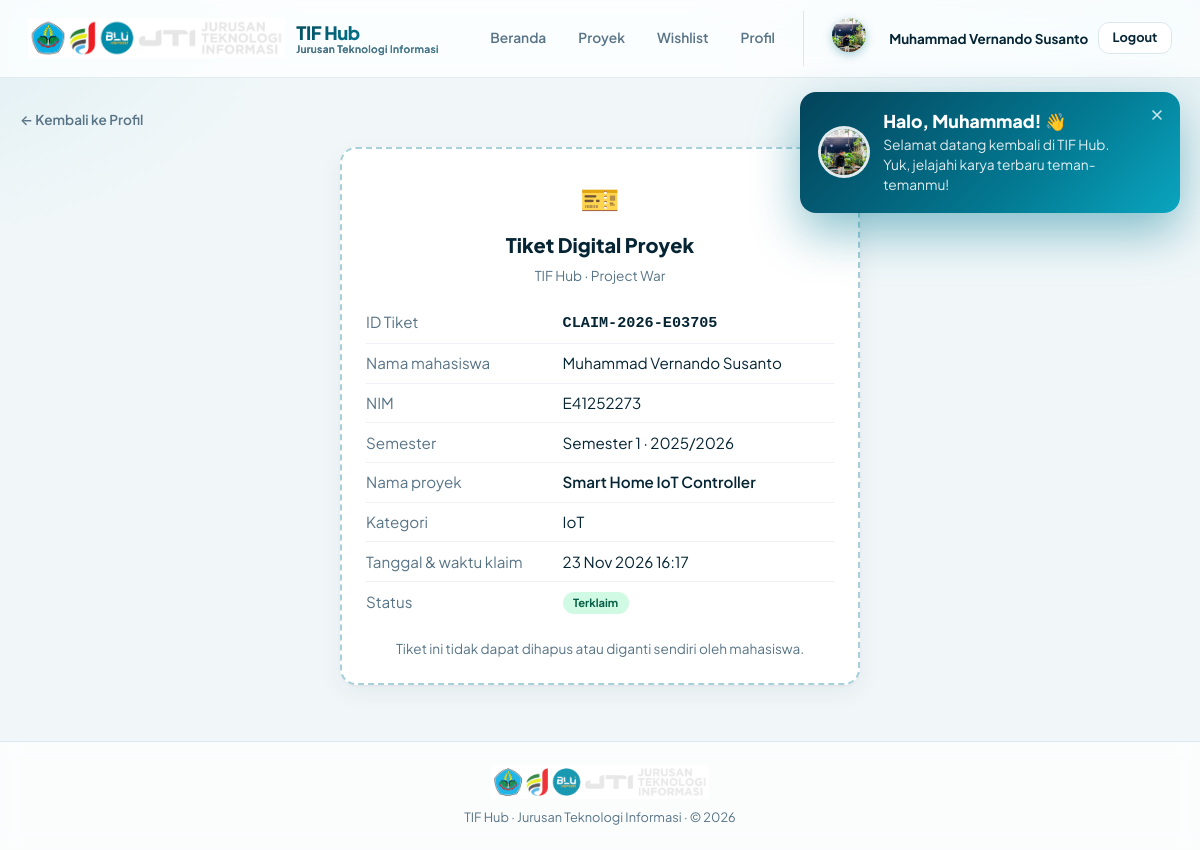
The page /claims/1 (signed in) on the database its author committed.
### tables this page shows
CREATE TABLE `users` (
  `id` int(10) UNSIGNED NOT NULL,
  `nim` varchar(20) DEFAULT NULL,
  `name` varchar(100) NOT NULL,
  `email` varchar(150) NOT NULL,
  `password` varchar(255) NOT NULL,
  `role` enum('mahasiswa','admin') NOT NULL DEFAULT 'mahasiswa',
  `class` varchar(20) DEFAULT NULL,
  `semester` tinyint(3) UNSIGNED DEFAULT NULL,
  `status` enum('active','inactive') NOT NULL DEFAULT 'active',
  `avatar` varchar(255) DEFAULT NULL,
  `created_at` datetime NOT NULL DEFAULT current_timestamp(),
  `updated_at` datetime NOT NULL DEFAULT current_timestamp() ON UPDATE current_timestamp()
);

CREATE TABLE `project_claims` (
  `id` int(10) UNSIGNED NOT NULL,
  `ticket_code` varchar(32) NOT NULL,
  `project_id` int(10) UNSIGNED NOT NULL,
  `user_id` int(10) UNSIGNED NOT NULL,
  `semester_id` int(10) UNSIGNED NOT NULL,
  `claimed_at` datetime NOT NULL,
  `status` enum('claimed','revoked') NOT NULL DEFAULT 'claimed',
  `created_at` datetime NOT NULL DEFAULT current_timestamp()
);

CREATE TABLE `semesters` (
  `id` int(10) UNSIGNED NOT NULL,
  `name` varchar(50) NOT NULL,
  `code` varchar(20) NOT NULL,
  `academic_year` varchar(20) DEFAULT NULL,
  `created_at` datetime NOT NULL DEFAULT current_timestamp()
);

CREATE TABLE `projects` (
  `id` int(10) UNSIGNED NOT NULL,
  `title` varchar(200) NOT NULL,
  `slug` varchar(220) NOT NULL,
  `description` text NOT NULL,
  `short_desc` varchar(300) DEFAULT NULL,
  `thumbnail` varchar(255) DEFAULT NULL,
  `category_id` int(10) UNSIGNED DEFAULT NULL,
  `semester_id` int(10) UNSIGNED DEFAULT NULL,
  `course_name` varchar(150) DEFAULT NULL,
  `academic_year` varchar(20) DEFAULT NULL,
  `technologies` varchar(500) DEFAULT NULL,
  `github_url` varchar(500) DEFAULT NULL,
  `demo_url` varchar(500) DEFAULT NULL,
  `is_published` tinyint(1) NOT NULL DEFAULT 1,
  `is_claimable` tinyint(1) NOT NULL DEFAULT 1,
  `view_count` int(10) UNSIGNED NOT NULL DEFAULT 0,
  `created_by` int(10) UNSIGNED DEFAULT NULL,
  `created_at` datetime NOT NULL DEFAULT current_timestamp(),
  `updated_at` datetime NOT NULL DEFAULT current_timestamp() ON UPDATE current_timestamp()
);

CREATE TABLE `categories` (
  `id` int(10) UNSIGNED NOT NULL,
  `name` varchar(80) NOT NULL,
  `slug` varchar(80) NOT NULL,
  `type` enum('project','ticket','both') NOT NULL DEFAULT 'project',
  `icon` varchar(50) DEFAULT NULL,
  `created_at` datetime NOT NULL DEFAULT current_timestamp()
);

### app/Controllers/ClaimController.php (called while the page is built, shortened)
<?php
class ClaimController extends Controller
{
    private ProjectClaim $claimModel;
    public function __construct()
    {
        $this->claimModel = new ProjectClaim();
    }
    public function show(string $id): void
    {
        $claim = $this->claimModel->findOwnedByUser((int) $id, (int) Auth::id());
        $this->view('claims/ticket', [
            'title' => 'Tiket ' . $claim['ticket_code'] . ' - TIF Hub',
            'user'  => Auth::user(),
            'claim' => $claim,
        ]);
    }
}

### public/index.php (called while the page is built, shortened)
<?php
spl_autoload_register(function (string $class): void {
    $prefix = 'App\\';
    $baseDir = dirname(__DIR__) . '/app/';
    $relativeClass = substr($class, strlen($prefix));
    $file = $baseDir . str_replace('\\', '/', $relativeClass) . '.php';
});
require dirname(__DIR__) . '/app/Helpers/helpers.php';
$router = new \App\Core\Router();
$router->dispatch();

### config/database.php (called while the page is built)
<?php
return [
    'host'     => getenv('DB_HOST') ?: '127.0.0.1',
    'port'     => getenv('DB_PORT') ?: '3306',
    'dbname'   => getenv('DB_NAME') ?: 'tif_hub',
    'username' => getenv('DB_USER') ?: 'root',
    'password' => getenv('DB_PASS') ?: '',
    'charset'  => 'utf8mb4',
    'options'  => [
        PDO::ATTR_ERRMODE            => PDO::ERRMODE_EXCEPTION,
        PDO::ATTR_DEFAULT_FETCH_MODE => PDO::FETCH_ASSOC,
        PDO::ATTR_EMULATE_PREPARES   => false,
    ],
];

### app/Core/Database.php (called while the page is built, shortened)
<?php
class Database
{
    private static ?PDO $instance = null;
    public static function getInstance(): PDO
    {
        if (self::$instance === null) {
            $config = require __DIR__ . '/../../config/database.php';
            $dsn = sprintf(
                'mysql:host=%s;port=%s;dbname=%s;charset=%s',
                $config['host'],
                $config['port'],
                $config['dbname'],
                $config['charset']
            );
            try {
                self::$instance = new PDO(
                    $dsn,
                    $config['username'],
                    $config['password'],
                    $config['options']
                );
            } catch (PDOException $e) {
                if (getenv('APP_DEBUG') === 'true') {
                    die('Database Connection Error: ' . $e->getMessage());
                }
                die('Database connection failed. Please try again later.');
            }
        }
        return self::$instance;
    }
}

### app/Core/Session.php (called while the page is built, shortened)
<?php
class Session
{
    public static function get(string $key, mixed $default = null): mixed
    {
        return $_SESSION[$key] ?? $default;
    }
    public static function flash(string $key, mixed $value = null): mixed
    {
        $value = self::get('_flash_' . $key);
        return $value;
    }
}

### app/Core/Auth.php (called while the page is built, shortened)
<?php
class Auth
{
    public static function user(): ?array
    {
        if (!Session::has('user_avatar')) {
            try {
                $row = (new \App\Models\User())->find((int) Session::get('user_id'));
            } catch (\Throwable $e) {
            }
        }
        return [
            'id'       => Session::get('user_id'),
            'nim'      => Session::get('user_nim'),
            'name'     => Session::get('user_name'),
            'email'    => Session::get('user_email'),
            'role'     => Session::get('user_role'),
            'class'    => Session::get('user_class'),
            'semester' => Session::get('user_semester'),
            'avatar'   => Session::get('user_avatar') ?: null,
        ];
    }
    public static function id(): ?int
    {
        return Session::get('user_id');
    }
}

### app/Core/Model.php (called while the page is built, shortened)
<?php
class Model
{
    protected PDO $db;
    protected string $table;
    public function __construct()
    {
        $this->db = Database::getInstance();
    }
    public function find(int $id): ?array
    {
        $stmt = $this->db->prepare("SELECT * FROM {$this->table} WHERE id = ?");
        $stmt->execute([$id]);
        $result = $stmt->fetch();
        return $result ?: null;
    }
}

### app/Models/ProjectClaim.php (called while the page is built, shortened)
<?php
class ProjectClaim extends Model
{
    public function findOwnedByUser(int $claimId, int $userId): ?array
    {
        $sql = "SELECT pc.*, p.title AS project_title, p.slug AS project_slug, p.course_name,
                       p.technologies, c.name AS category_name,
                       s.name AS semester_name, s.code AS semester_code, s.academic_year,
                       u.name AS student_name, u.nim AS student_nim
                FROM project_claims pc
                JOIN projects p ON p.id = pc.project_id
                LEFT JOIN categories c ON c.id = p.category_id
                JOIN semesters s ON s.id = pc.semester_id
                JOIN users u ON u.id = pc.user_id
                WHERE pc.id = ? AND pc.user_id = ?
                LIMIT 1";
        $stmt = $this->db->prepare($sql);
        $stmt->execute([$claimId, $userId]);
        $row = $stmt->fetch();
        return $row ?: null;
    }
}

### app/Helpers/helpers.php (called while the page is built, shortened)
<?php
function e(?string $value): string
{
    return htmlspecialchars($value ?? '', ENT_QUOTES, 'UTF-8');
}
function asset(string $path): string
{
    $path = ltrim($path, '/');
    $file = dirname(__DIR__, 2) . '/public/assets/' . $path;
    $v = is_file($file) ? '?v=' . filemtime($file) : '';
    return '/assets/' . $path . $v;
}
function format_date(?string $datetime, string $format = 'd M Y'): string
{
    return date($format, strtotime($datetime));
}
function format_datetime(?string $datetime): string
{
    return format_date($datetime, 'd M Y H:i');
}

### app/Helpers/ImageUploader.php (called while the page is built, shortened)
<?php
class ImageUploader
{
    public static function avatarUrl(?string $filename): ?string
    {
        return $filename ? '/uploads/avatars/' . rawurlencode(basename($filename)) : null;
    }
}

### app/Views/claims/ticket.php (the view)
<a href="/profile" class="back-link">← Kembali ke Profil</a>
<div class="card mt-2" style="max-width:520px;margin-left:auto;margin-right:auto;border:2px dashed rgba(3,121,146,.35);">
    <div style="text-align:center;margin-bottom:1rem;">
        <div style="font-size:2rem;">🎫</div>
        <h1 style="font-size:1.25rem;font-weight:800;margin:.25rem 0;">Tiket Digital Proyek</h1>
        <p class="text-muted text-sm">TIF Hub · Project War</p>
    </div>
    <table style="width:100%;font-size:.95rem;border-collapse:collapse;">
        <tr><td class="text-muted" style="padding:.45rem 0;width:42%;">ID Tiket</td>
            <td style="padding:.45rem 0;"><code style="font-weight:700;"><?= e($claim['ticket_code']) ?></code></td></tr>
        <tr><td class="text-muted" style="padding:.45rem 0;">Nama mahasiswa</td>
            <td style="padding:.45rem 0;"><?= e($claim['student_name'] ?? $user['name']) ?></td></tr>
        <tr><td class="text-muted" style="padding:.45rem 0;">NIM</td>
            <td style="padding:.45rem 0;"><?= e($claim['student_nim'] ?? $user['nim'] ?? '-') ?></td></tr>
        <tr><td class="text-muted" style="padding:.45rem 0;">Semester</td>
            <td style="padding:.45rem 0;"><?= e($claim['semester_name'] ?? '-') ?><?= !empty($claim['academic_year']) ? ' · ' . e($claim['academic_year']) : '' ?></td></tr>
        <tr><td class="text-muted" style="padding:.45rem 0;">Nama proyek</td>
            <td style="padding:.45rem 0;font-weight:600;"><?= e($claim['project_title']) ?></td></tr>
        <?php if (!empty($claim['category_name'])): ?>
        <tr><td class="text-muted" style="padding:.45rem 0;">Kategori</td>
            <td style="padding:.45rem 0;"><?= e($claim['category_name']) ?></td></tr>
        <?php endif; ?>
        <tr><td class="text-muted" style="padding:.45rem 0;">Tanggal & waktu klaim</td>
            <td style="padding:.45rem 0;"><?= e(format_datetime($claim['claimed_at'])) ?></td></tr>
        <tr><td class="text-muted" style="padding:.45rem 0;">Status</td>
            <td style="padding:.45rem 0;">
                <?php if (($claim['status'] ?? '') === 'claimed'): ?>
                    <span class="badge badge-success">Terklaim</span>
                <?php else: ?>
                    <span class="badge badge-secondary"><?= e($claim['status']) ?></span>
                <?php endif; ?>
            </td></tr>
    </table>
    <p class="text-sm text-muted mt-2" style="text-align:center;">
        Tiket ini tidak dapat dihapus atau diganti sendiri oleh mahasiswa.
    </p>
</div>

### app/Core/Router.php (shortened to what this page needs)
<?php
class Router
{
    private array $routes = [];
    private function addRoute(string $method, string $path, array|string $handler, array $middleware): void
    {
        $this->routes[] = [
            'method'     => $method,
            'path'       => $path,
            'handler'    => $handler,
            'middleware' => $middleware,
        ];
    }
    public function dispatch(): void
    {
        $method = $_SERVER['REQUEST_METHOD'];
        $uri = parse_url($_SERVER['REQUEST_URI'], PHP_URL_PATH);
        $uri = rtrim($uri, '/') ?: '/';
        foreach ($this->routes as $route) {
            if ($route['method'] !== $method) {
                continue;
            }
            $pattern = preg_replace('/\{([a-zA-Z_]+)\}/', '([^/]+)', $route['path']);
            $pattern = '#^' . $pattern . '$#';
            if (preg_match($pattern, $uri, $matches)) {
                array_shift($matches);
                $this->runHandler($route['handler'], $matches);
                return;
            }
        }
    }
    private function runHandler(array|string $handler, array $params): void
    {
        if (is_string($handler)) {
            [$controllerName, $method] = explode('@', $handler);
        } else {
            [$controllerName, $method] = $handler;
        }
        $controller = new $controllerName();
        call_user_func_array([$controller, $method], $params);
    }
}

### app/Views/layouts/student.php (shortened to what this page needs)
<?php $uri = parse_url($_SERVER['REQUEST_URI'] ?? '/', PHP_URL_PATH) ?: '/'; ?>
<!DOCTYPE html>
<html lang="id">
<head>
    <link rel="stylesheet" href="<?= asset('css/app.css') ?>">
    <link rel="stylesheet" href="<?= asset('css/animations.css') ?>">
</head>
<body style="display:flex;flex-direction:column;min-height:100vh;">
<nav class="navbar">
    <a href="/" class="brand">
        <img src="<?= asset('images/logo-jti.png') ?>" alt="JTI Logo">
        <div class="brand-text">
            <span>Jurusan Teknologi Informasi</span>
        </div>
    </a>
    <div class="nav-links">
        <a href="/" class="<?= $uri === '/' ? 'active' : '' ?>">Beranda</a>
        <a href="/projects" class="<?= str_starts_with($uri, '/projects') ? 'active' : '' ?>">Proyek</a>
        <a href="/wishlists" class="<?= str_starts_with($uri, '/wishlists') ? 'active' : '' ?>">Wishlist</a>
        <a href="/profile" class="<?= str_starts_with($uri, '/profile') ? 'active' : '' ?>">Profil</a>
        <div class="user-chip">
            <?php if (!empty($user['avatar'])): ?>
            <a href="/profile" aria-label="Profil saya"><img class="avatar" style="object-fit:cover;" src="<?= e(\App\Helpers\ImageUploader::avatarUrl($user['avatar'])) ?>" alt="Foto <?= e($user['name'] ?? '') ?>"></a>
            <?php else: ?>
            <span class="avatar"><?= e(initials($user['name'] ?? '')) ?></span>
            <?php endif; ?>
            <span class="user-name"><?= e($user['name'] ?? '') ?></span>
            <a href="/logout" class="btn btn-sm btn-outline">Logout</a>
        </div>
    </div>
</nav>
<main class="container" style="flex:1;width:100%;">
    <?php include __DIR__ . '/../partials/flash_toasts.php'; ?>
    <?= $content ?? '' ?>
</main>
<footer class="site-footer">
    <img src="<?= asset('images/logo-jti.png') ?>" alt="JTI">
    <p>TIF Hub · Jurusan Teknologi Informasi · &copy; <?= date('Y') ?></p>
</footer>
</body>
</html>

### app/Views/partials/flash_toasts.php (shortened to what this page needs)
<?php
$ftUser = $user ?? [];
$toasts = [];
if ($ftWelcome = Session::flash('welcome')) {
    $toasts[] = ['type' => 'welcome', 'name' => (string) $ftWelcome];
}
$ftClose = '<svg viewBox="0 0 24 24" width="16" height="16" fill="none" stroke="currentColor" stroke-width="2.4" stroke-linecap="round" stroke-linejoin="round" aria-hidden="true"><path d="M18 6 6 18M6 6l12 12"/></svg>';
?>
<?php if ($toasts): ?>
<div class="toast-stack" id="toast-stack" aria-live="polite" aria-atomic="false">
    <?php foreach ($toasts as $t): ?>
        <?php if ($t['type'] === 'welcome'):
            $first   = trim(explode(' ', trim($t['name']))[0] ?? '') ?: 'kamu';
            $isAdmin = (($ftUser['role'] ?? '') === 'admin');
            $avatar  = !empty($ftUser['avatar']) ? \App\Helpers\ImageUploader::avatarUrl($ftUser['avatar']) : null;
        ?>
        <div class="toast toast-welcome" role="status" data-timeout="6500" style="--t:6.5s;">
            <span class="t-avatar">
                <?php if ($avatar): ?><img src="<?= e($avatar) ?>" alt=""><?php else: ?><?= e(initials($t['name'])) ?><?php endif; ?>
            </span>
            <div class="t-body">
                <div class="t-title">Halo, <?= e($first) ?>! <span class="wave">👋</span></div>
                <div class="t-msg"><?= $isAdmin ? 'Selamat datang kembali di panel admin TIF Hub.' : 'Selamat datang kembali di TIF Hub. Yuk, jelajahi karya terbaru teman-temanmu!' ?></div>
            </div>
            <button type="button" class="t-close" aria-label="Tutup notifikasi"><?= $ftClose ?></button>
        </div>
        <?php endif; ?>
    <?php endforeach; ?>
</div>
<?php endif; ?>

### rows shown on the page
users: avatar (picture), name "Muhammad Vernando Susanto"
project_claims: ticket_code "CLAIM-2026-E03705", user.name "Muhammad Vernando Susanto", user.nim "E41252273", semester.name "Semester 1", semester.academic_year "2025/2026", project.title "Smart Home IoT Controller", categories.name "IoT", claimed_at "23 Nov 2026 16:17"

### other values the page prints
$first "Muhammad"
